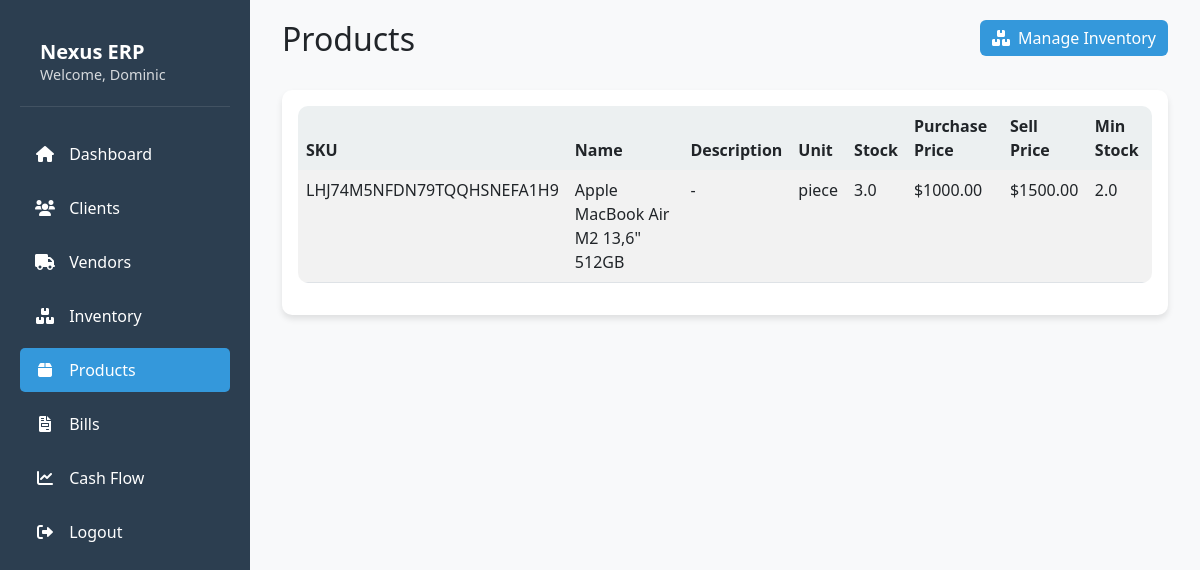
Page /products (signed in) on the earlier database version.
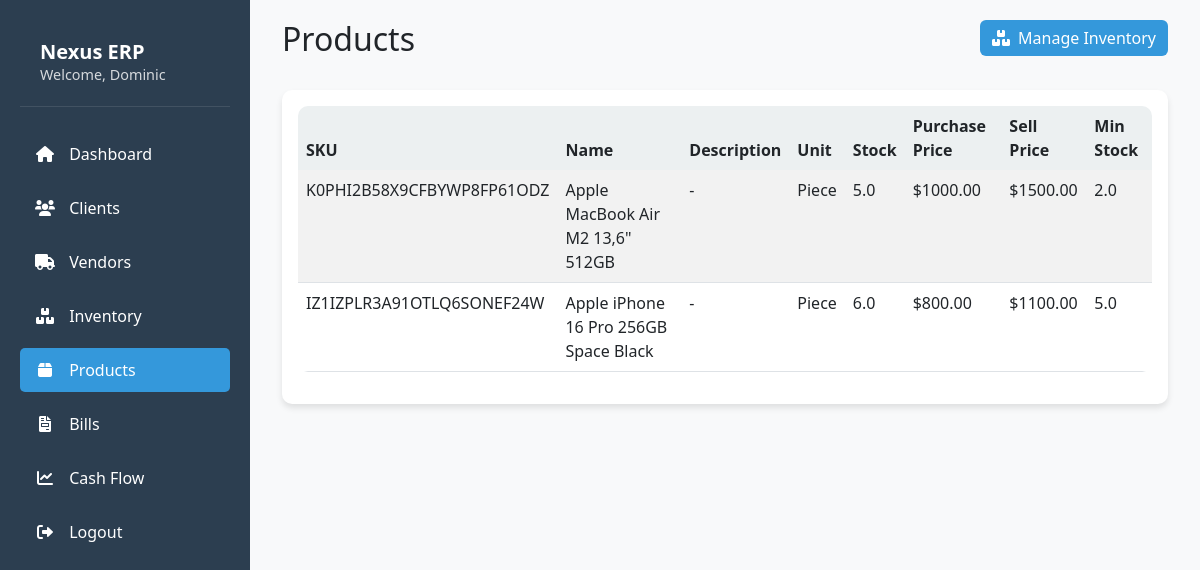
Same page on the later database version.
### models.py (models this page shows, shortened)
class Product(db.Model):
    __tablename__ = 'products'
    id = db.Column(db.Integer, primary_key=True)
    user_id = db.Column(db.Integer, db.ForeignKey('user.id'), nullable=False)
    sku = db.Column(db.String(50), unique=True, nullable=False)
    name = db.Column(db.String(100), nullable=False)
    description = db.Column(db.Text)
    category = db.Column(db.String(100), nullable=False)
    buying_date = db.Column(db.Date, nullable=False)
    unit = db.Column(db.String(20), nullable=False, default='piece')
    purchase_price = db.Column(db.Float, nullable=False)
    sell_price = db.Column(db.Float, nullable=False)
    stock_qty = db.Column(db.Float, nullable=False, default=0)
    min_stock = db.Column(db.Float, nullable=False, default=0)
    max_stock = db.Column(db.Float, nullable=False, default=0)
    tax_rate = db.Column(db.Float, default=0.0)
    created_at = db.Column(db.DateTime, default=datetime.utcnow)
    updated_at = db.Column(db.DateTime, default=datetime.utcnow, onupdate=datetime.utcnow)
    stock_movements = db.relationship('StockMovement', backref='product', lazy=True, cascade='all, delete-orphan')
    inventory_adjustments = db.relationship('InventoryAdjustment', backref='product', lazy=True, cascade='all, delete-orphan')
    bill_items = db.relationship('BillItem', backref='product', lazy=True)

### app.py (the view)
@app.route('/products')
@login_required
def products():
    products = Product.query.filter_by(user_id=current_user.id).all()
    return render_template('products.html', products=products)

### app.py (called while the page is built)
@login_manager.user_loader
def load_user(user_id):
    return User.query.get(int(user_id))

### templates/products.html
{% extends "base.html" %}
{% block content %}
<div class="container">
    <div class="row mb-4">
        <div class="col">
            <h2>Products</h2>
        </div>
        <div class="col text-end">
            <a href="{{ url_for('inventory_page') }}" class="btn btn-primary">
                <i class="fas fa-boxes me-2"></i>Manage Inventory
            </a>
        </div>
    </div>
    <div class="card">
        <div class="card-body">
            <div class="table-responsive">
                <table class="table table-striped">
                    <thead>
                        <tr>
                            <th>SKU</th>
                            <th>Name</th>
                            <th>Description</th>
                            <th>Unit</th>
                            <th>Stock</th>
                            <th>Purchase Price</th>
                            <th>Sell Price</th>
                            <th>Min Stock</th>
                        </tr>
                    </thead>
                    <tbody>
                        {% for product in products %}
                        <tr>
                            <td>{{ product.sku }}</td>
                            <td>{{ product.name }}</td>
                            <td>{{ product.description or '-' }}</td>
                            <td>{{ product.unit }}</td>
                            <td>{{ product.stock_qty }}</td>
                            <td>${{ "%.2f"|format(product.purchase_price) }}</td>
                            <td>${{ "%.2f"|format(product.sell_price) }}</td>
                            <td>{{ product.min_stock }}</td>
                        </tr>
                        {% endfor %}
                    </tbody>
                </table>
            </div>
        </div>
    </div>
</div>
{% endblock %}

Differences in the rows shown:
removed Product: sku "LHJ74M5NFDN79TQQHSNEFA1H9", name "Apple MacBook Air M2 13,6\" 512GB", description "-", unit "piece", stock_qty "3.0", purchase_price "1000.00", sell_price "1500.00", min_stock "2.0"
added Product: sku "K0PHI2B58X9CFBYWP8FP61ODZ", name "Apple MacBook Air M2 13,6\" 512GB", description "-", unit "Piece", stock_qty "5.0", purchase_price "1000.00", sell_price "1500.00", min_stock "2.0"
added Product: sku "IZ1IZPLR3A91OTLQ6SONEF24W", name "Apple iPhone 16 Pro 256GB Space Black", description "-", unit "Piece", stock_qty "6.0", purchase_price "800.00", sell_price "1100.00", min_stock "5.0"
